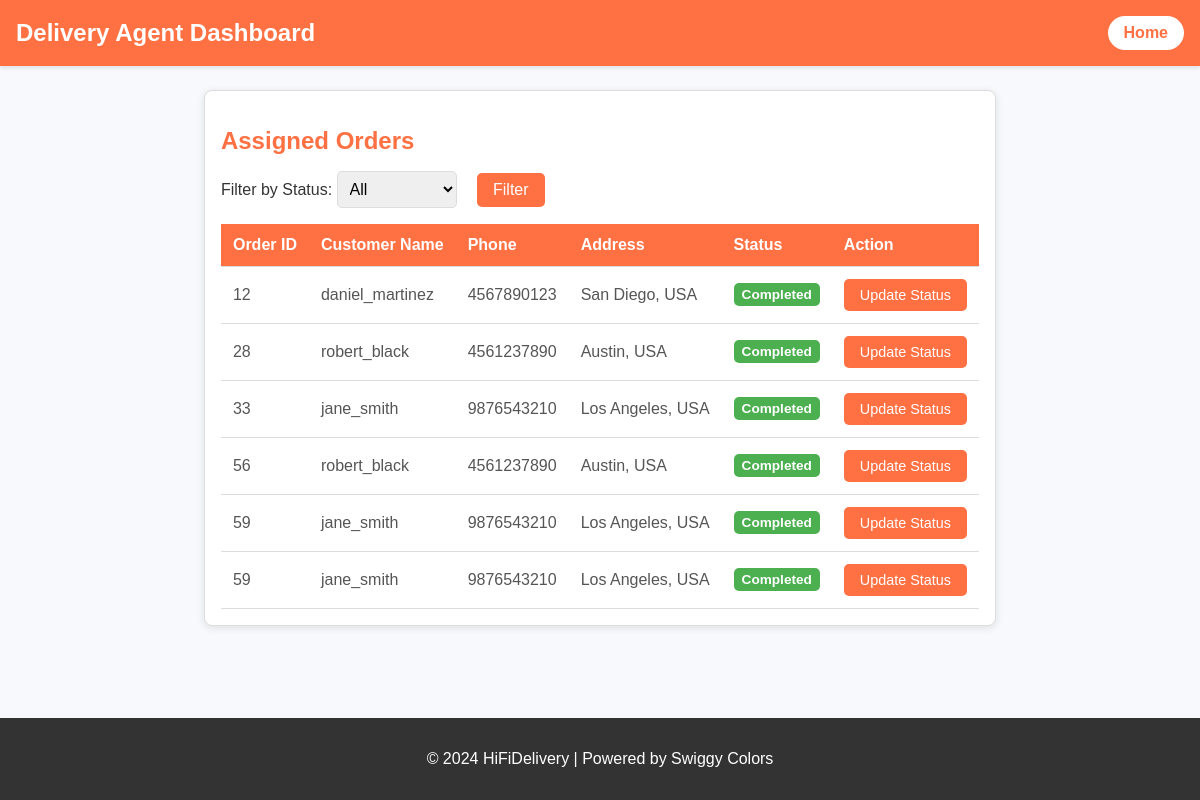
The app's page /status_of_order (signed in), older data.
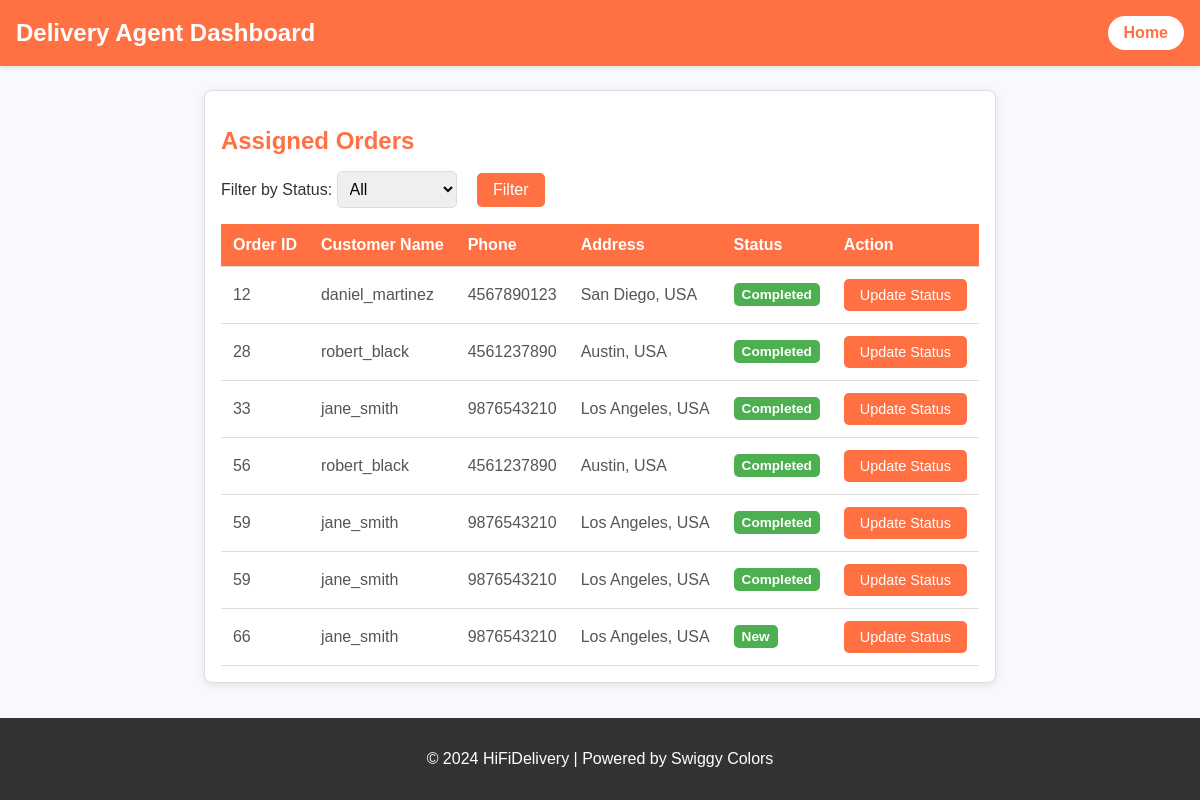
The same page, newer data.
### tables this page shows
CREATE TABLE "assignedOrders" (
	"id"	INTEGER,
	"orderId"	INTEGER NOT NULL,
	"customerName"	TEXT NOT NULL,
	"deliveryAgentId"	INTEGER NOT NULL,
	"status"	TEXT NOT NULL CHECK("status" IN ('New', 'In Progress', 'Completed')),
	"action"	TEXT NOT NULL,
	"TIMESTAMP"	DATETIME,
	PRIMARY KEY("id" AUTOINCREMENT),
	FOREIGN KEY("customerName") REFERENCES "users"("username"),
	FOREIGN KEY("deliveryAgentId") REFERENCES "Delivery_Agent"("id"),
	FOREIGN KEY("orderId") REFERENCES "orders"("id") ON DELETE CASCADE
);

CREATE TABLE "Orders_Analysis" (
	"orderId"	INTEGER,
	"customerName"	TEXT NOT NULL,
	"productName"	TEXT NOT NULL,
	"orderDate"	TEXT NOT NULL
);

CREATE TABLE "users" (
	"id"	INTEGER,
	"username"	TEXT NOT NULL UNIQUE,
	"email"	TEXT NOT NULL UNIQUE,
	"password"	TEXT NOT NULL,
	"role"	TEXT NOT NULL,
	"location"	TEXT,
	"contact"	TEXT,
	"approved"	INTEGER NOT NULL DEFAULT 0,
	PRIMARY KEY("id" AUTOINCREMENT)
);

### mergedapp.py (the view)
@app.route('/status_of_order', methods=['GET'])
def status():
    delivery_agent_id = session['user_id']
    status_filter = request.args.get('status')  # Get the 'status' parameter from the request
    orders = get_orders_by_status(delivery_agent_id,status_filter)  # Fetch orders from the database
    if not orders:
        flash("No orders found for the given status.", "info")  # Display a flash message for no results
        orders = []  # Pass an empty list to avoid rendering issues
    return render_template('deliverystatus.html', orders=orders)

### templates/deliverystatus.html (shortened to what this page needs)
<!DOCTYPE html>
<html lang="en">
<head>
</head>
<body>
  <header>
    <h1>Delivery Agent Dashboard</h1>
    <a href="{{ url_for('delivery') }}" class="home-btn">Home</a>
  </header>
  <main>
    <section class="orders">
      <h2>Assigned Orders</h2>
      <div class="filter-container">
        <form method="get" action="{{ url_for('status')}}">
          <label for="status">Filter by Status:</label>
          <select name="status" id="status">
            <option value="" {% if not request.args.get('status') %}selected{% endif %}>All</option>
          </select>
          <button type="submit">Filter</button>
        </form>
      </div>
      <table>
        <thead>
          <tr>
            <th>Order ID</th>
            <th>Customer Name</th>
            <th>Phone</th>
            <th>Address</th>
            <th>Status</th>
            <th>Action</th>
          </tr>
        </thead>
        <tbody>
          {% if orders %}
            {% for order in orders %}
              <tr>
                <td data-order-id="{{ order[0] }}">{{ order[0] }}</td>
                <td>{{ order[1] }}</td>
                <td>{{ order[2] }}</td>
                <td>{{ order[3] }}</td>
                <td>
                  <span class="status-badge {% if order[4] == 'Pending' %}status-pending{% elif order[4] == 'Picked Up' %}status-picked-up{% else %}status-delivered{% endif %}">
                    {{ order[4] }}
                  </span>
                </td>
                <td>
                  <button onclick="updateStatus({{ order[0] | tojson }})">Update Status</button>
                </td>
              </tr>
            {% endfor %}
          {% else %}
            <tr><td colspan="6">No orders to display.</td></tr>
          {% endif %}
        </tbody>
      </table>
    </section>
  </main>
  <footer>
    <p>© 2024 HiFiDelivery | Powered by Swiggy Colors</p>
  </footer>
</body>
</html>

Row changes from the older to the newer data that the page shows:
added assignedOrders: orderId "66", customerName "jane_smith", contact "9876543210", location "Los Angeles, USA", status "New"
